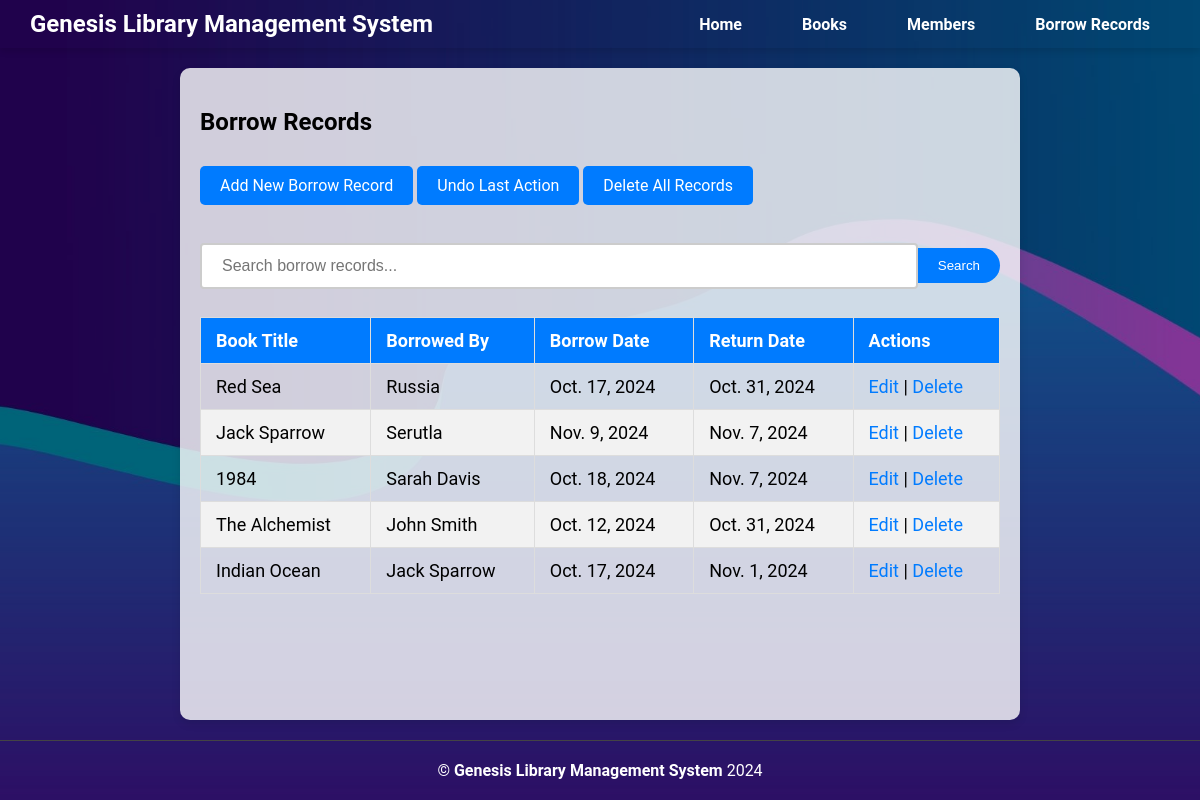
Screenshot of /borrow_records/ with the database file from the repository.
### library/models.py (models this page shows, shortened)
class BorrowRecord(models.Model):
    member = models.ForeignKey(Member, on_delete=models.CASCADE)
    book = models.ForeignKey(Book, on_delete=models.CASCADE)
    borrow_date = models.DateField()
    return_date = models.DateField(null=True, blank=True)

class Book(models.Model):
    isbn = models.CharField(max_length=13, primary_key=True)
    title = models.CharField(max_length=200)
    author = models.CharField(max_length=100)
    publisher = models.CharField(max_length=100)

class Member(models.Model):
    member_id = models.AutoField(primary_key=True)
    name = models.CharField(max_length=100)
    address = models.CharField(max_length=255)
    phone_number = models.CharField(max_length=15)

### library/views.py (the view)
# urls.py: path('borrow_records/', views.borrow_records_list, name='borrow_records_list'),
def borrow_records_list(request):
    query = request.GET.get('search')
    if query:
        borrow_records = BorrowRecord.objects.filter(
            Q(member__name__icontains=query) |
            Q(book__title__icontains=query) |
            Q(borrow_date__icontains=query) |
            Q(return_date__icontains=query)
        )
    else:
        borrow_records = BorrowRecord.objects.all()
    return render(request, 'library/borrow_records_list.html', {'borrow_records': borrow_records})

### library/templates/library/borrow_records_list.html (shortened to what this page needs)
{% extends 'library/base.html' %}
{% block content %}
<h2>Borrow Records</h2>
<a href="{% url 'add_borrow_record' %}" class="btn">Add New Borrow Record</a>
<a href="{% url 'undo_last_borrow_action' %}" class="btn">Undo Last Action</a>
<a href="{% url 'delete_all_borrow_records' %}" class="btn">Delete All Records</a>
<form method="GET" action="{% url 'borrow_records_list' %}" class="search-form">
    <input type="text" name="search" placeholder="Search borrow records..." class="search-input">
    <button type="submit" class="search-btn">Search</button>
</form>
<table class="modern-table">
    <thead>
        <tr>
            <th>Book Title</th>
            <th>Borrowed By</th>
            <th>Borrow Date</th>
            <th>Return Date</th>
            <th>Actions</th>
        </tr>
    </thead>
    <tbody>
        {% for record in borrow_records %}
            <tr>
                <td>{{ record.book.title }}</td>
                <td>{{ record.member.name }}</td>
                <td>{{ record.borrow_date }}</td>
                <td>{{ record.return_date|default:"Not returned yet" }}</td>
                <td>
                    <a href="{% url 'update_borrow_record' record.id %}">Edit</a> |
                    <a href="{% url 'delete_borrow_record' record.id %}">Delete</a>
                </td>
            </tr>
        {% empty %}
            <tr>
                <td colspan="5">No borrow records available.</td>
            </tr>
        {% endfor %}
    </tbody>
</table>
{% endblock %}

### rows the page displays
BorrowRecord: book "Red Sea", member.name "Russia", borrow_date "Oct. 17, 2024", return_date "Oct. 31, 2024"
BorrowRecord: book "Jack Sparrow", member.name "Serutla", borrow_date "Nov. 9, 2024", return_date "Nov. 7, 2024"
BorrowRecord: book "1984", member.name "Sarah Davis", borrow_date "Oct. 18, 2024", return_date "Nov. 7, 2024"
BorrowRecord: book "The Alchemist", member.name "John Smith", borrow_date "Oct. 12, 2024", return_date "Oct. 31, 2024"
BorrowRecord: book "Indian Ocean", member.name "Jack Sparrow", borrow_date "Oct. 17, 2024", return_date "Nov. 1, 2024"
